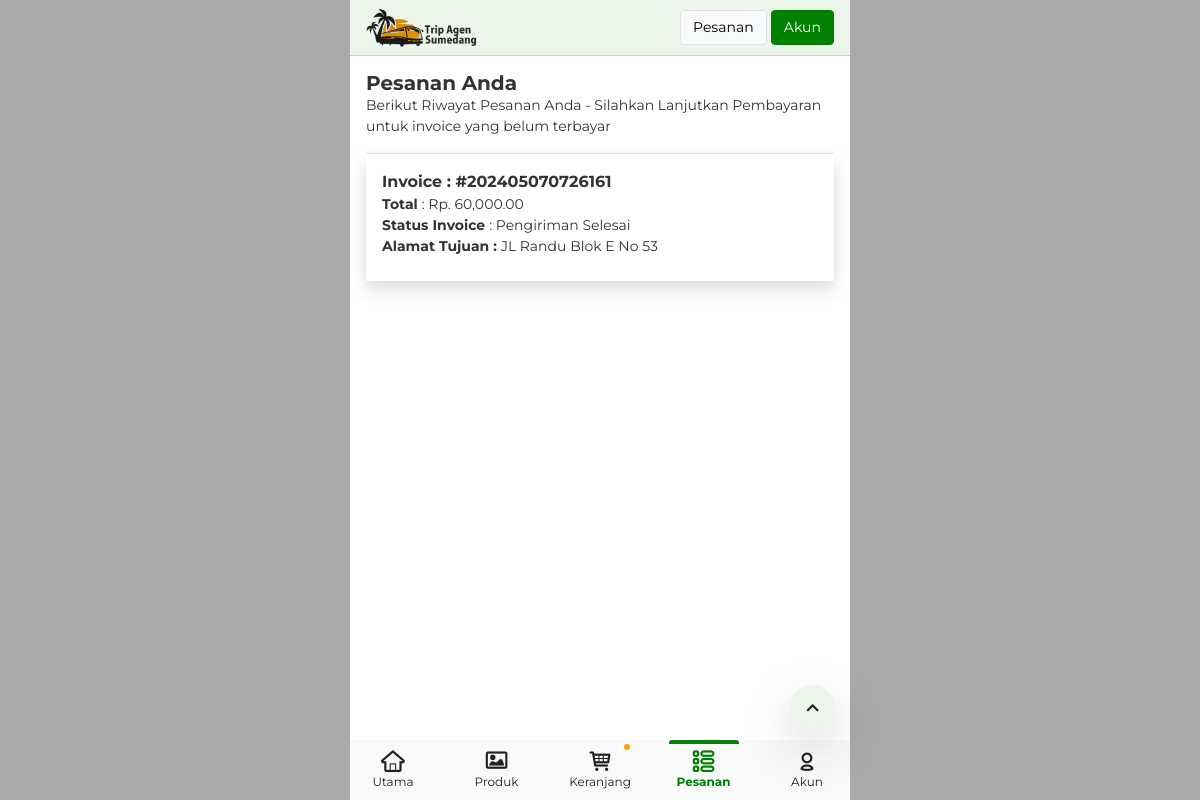
/page/invoice (signed in), run on the app's committed database.
### tables this page shows
CREATE TABLE `settings` (
  `id` int(11) NOT NULL,
  `nama` varchar(200) NOT NULL,
  `deskripsi` text NOT NULL,
  `logo` varchar(200) NOT NULL,
  `favicon` varchar(200) NOT NULL,
  `id_provinsi` int(11) NOT NULL,
  `whatsapp` varchar(200) NOT NULL DEFAULT '6285657257215'
);

CREATE TABLE `invoice` (
  `id` int(11) NOT NULL,
  `invoice` varchar(200) NOT NULL,
  `id_user` int(11) NOT NULL,
  `sub_total` int(11) NOT NULL,
  `unik` int(11) NOT NULL,
  `total` int(11) NOT NULL,
  `status` varchar(200) NOT NULL,
  `bukti` varchar(200) NOT NULL,
  `alamat` text NOT NULL,
  `id_bank` int(11) NOT NULL,
  `tanggal` datetime NOT NULL DEFAULT current_timestamp()
);

### application/controllers/App.php (called while the page is built, shortened)
<?php
class App extends CI_Controller {
	public function page($page = "home" , $id = "", $param="")
	{
		$response = array();
		$response['site'] = base_url();
		$response['page'] = $page;
		$response['id'] = $id;
		include("user/data_user.php");
		include("globe/settings.php");
		$response['login'] = $login;
		if($page <> "logout"){
			$response['user'] = $user;
			$this->load->view('frontend/index',$response);
			$this->load->view('frontend/'.$page,$response);
			$this->load->view('frontend/index9',$response);
		} else {
			$_SESSION['user'] = "";
			redirect($site);
			header('location:'.$site);
		}
	}
}
?>

### index.php (called while the page is built, shortened)
<?php
require_once BASEPATH.'core/CodeIgniter.php';

### application/models/Model.php (called while the page is built, shortened)
<?php
class model extends CI_Model {
	public function get_obj($table,$where = ""){
		$table = str_replace('`','',$table); $table = "#".$table."#"; $table = str_replace('# ','',$table);  $table = str_replace(' #','',$table); $table = str_replace('#','',$table);
		if(!empty($where)){
			$data = $this->db->query("SELECT * FROM `$table` WHERE $where");
			return $data->result_object();
		} else {
			$data = $this->db->query("SELECT * FROM `$table` ");
			return $data->result_object();
		}
	}
	public function row($table,$where = ""){
		$table = str_replace('`','',$table); $table = "#".$table."#"; $table = str_replace('# ','',$table);  $table = str_replace(' #','',$table); $table = str_replace('#','',$table);
		if(!empty($where)){
			$data = $this->db->query("SELECT * FROM `$table` WHERE $where");
			return $data->num_rows();
		} else {
			$data = $this->db->query("SELECT * FROM `$table` ");
			return $data->num_rows();
		}
	}
}
?>

### application/controllers/globe/settings.php (called while the page is built, shortened)
<?php
$table = "settings";
$sql = "id<>-1";
$row = $this->model->row($table,$sql);
if($row >= 1){
	$data_list = $this->model->get_obj($table,$sql);
	foreach($data_list as $data){
		$settings= $data;
	}
}
?>

### application/controllers/user/data_user.php (called while the page is built, shortened)
<?php
if((!empty($_SESSION['user']))){
	$user  = ($_SESSION['user']);
	$id_user = $user->id;
	$table = "user";
	$sql = "`id`='$id_user'";
	$row = $this->model->row($table,$sql);
	if($row >= 1){
		$user = $this->model->get_obj($table,$sql)[0];
	}
}
?>

### application/helpers/function_indra_helper.php (called while the page is built, shortened)
<?php
	function uang($money, $round = 2){
		if (( $money <> 0 ) and ($money <> '')) {
			$uang = number_format((float)$money, $round, '.', ',');
			return $uang;
		}
		else{
			$uang = "0";return $uang;
		}
	}
?>

### application/views/frontend/invoice.php (the view, shortened to what this page needs)
<?php
$id_user = -1;
if(!empty($login)){
	$id_user = $user->id;
}
?>
<div class="pt-3 pb-4">
<div class="padding ">
	<div class="fs-14">
		<h5 class="m-0"> <b> Pesanan Anda </b></h5>
		<p class="m-0"> Berikut Riwayat Pesanan Anda - Silahkan Lanjutkan Pembayaran untuk invoice yang belum terbayar </p>
		<hr class="mb-0">
		<?php $table = "invoice";
		$sql = "`id_user`='$id_user' ORDER BY id DESC LIMIT 20 ";
		$row = $this->model->row($table,$sql);
		if($row >= 1){
			$dd = $this->model->get_obj($table,$sql);
			foreach($dd as $data){
				?>
		<div class="d-block padding shadow mb-2 bg-white nolink w-100" >
		<div class="pt-3 pb-3">
		<b class="fs-16">Invoice : #<?php echo($data->invoice) ;  ?> </b>
		<p class="fs-14 mb-0"><b> Total </b> : Rp. <?php echo(uang($data->total)) ;  ?> <br />
		<b> Status Invoice </b> : <?php echo($data->status) ;  ?> <br />
		<b> Alamat Tujuan : </b> <?php echo($data->alamat) ;  ?> </p>
			<div class="pt-2">
		 	</div>
		</div>
		</div>
				<?php
			}
		}
		 ?>
	</div>
</div>
</div>

### application/views/frontend/a_header.php (shortened to what this page needs)
<header class="header-main padding"  style=" border-bottom:1px solid lightblue;" >
	<div class="header-logo-main"  style="height:55px;" >
		<div class="header-logo-width w-140p" onclick="document.location.href='<?php echo($site) ?>#'; ">
		<img  style="height: 40px;width : auto!important;"  src="<?php echo($site) ?>image/<?php echo($settings->logo) ;  ?>"></div>
		<div class="header-search-width w-100-140 ps-3 " align="right">
			<?php if(empty($login)){?>
			<a class="btn btn-light border" href="<?php echo($site) ?>page/daftar" > Daftar </a>
			<a class="btn btn-success" href="<?php echo($site) ?>page/login" > Masuk </a>
			<?php } else {?>
			<a class="btn btn-light border" href="<?php echo($site) ?>page/invoice"> Pesanan</a>
			<a class="btn btn-success" href="<?php echo($site) ?>page/akun" > Akun </a>
			<?php }  ?>
		</div>
	</div>
</header>

### assets_landing/css/styles.css (style rules this page uses)
.header-main { transition: 1s!important; background: #ebf5e9; width: inherit; position: relative; z-index: 99!important; max-width: 100%!important; }
.header-logo-main { display: flex; align-items: center; justify-content: center; padding-top: 10px; padding-bottom: 10px; }
.header-logo-width { width: 90px; }
.header-logo-width img { width: 100%; }
.header-search-width { width: calc(100% - 90px); }
.padding { padding-left: 1rem; padding-right: 1rem; }
body { font-family: "Montserrat",-apple-system,BlinkMacSystemFont,"Segoe UI",Roboto,"Helvetica Neue",Arial,"Noto Sans",sans-serif,"Apple Color Emoji","Segoe UI Emoji","Segoe UI Symbol","Noto Color Emoji"; }
a[href], a[href]:hover { text-decoration: none!important; }
.btn-success { background: green!important; border-color: green!important; }
.fs-14 { font-size: 14px; }
hr { background: gray; }
.color-black, .text-black, body { color: #333333; }
* ::placeholder { color: darkgray!important; font-style: italic; }
.btn { font-size: 14px; }
.w-100-140 { width: calc(100% - 140px); }
.w-140p { width: 140px; }
.fixed { position: fixed; }
.header-main.fixed { top: 0px!important; }
.fs-16 { font-size: 16px; }
* { scroll-behavior: smooth; }
.nolink { color:inherit!important; text-decoration:none!important; }

### data on the page
settings: logo (picture)
invoice: invoice "202405070726161", total "60,000.00", status "Pengiriman Selesai", alamat "JL Randu Blok E No 53"
